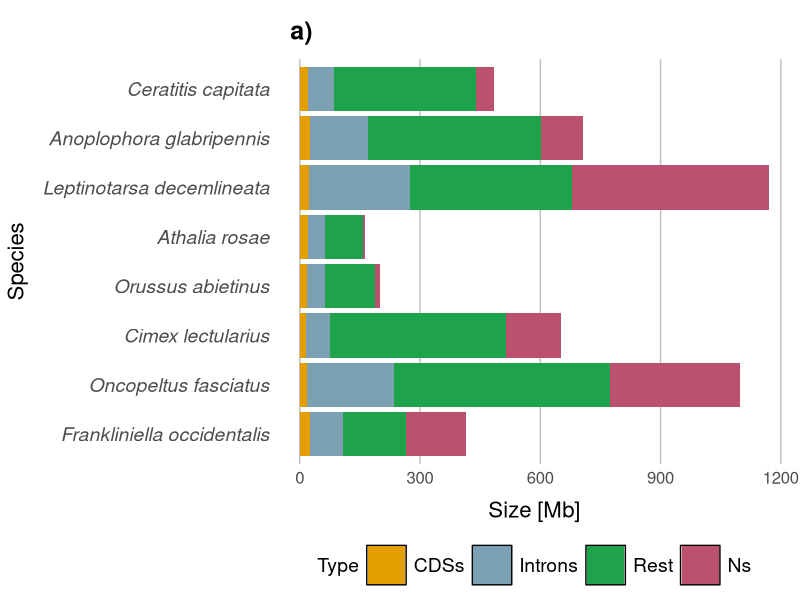
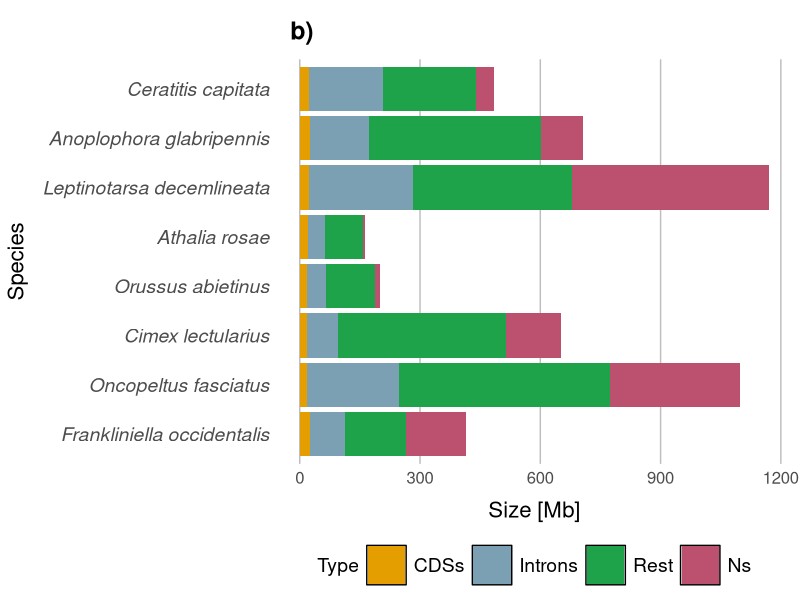

The R source for these figures, in order:
library(ggplot2)
library(scales)
library(reshape2)
library(colorspace)


#pal <- choose_palette()
#pal(4) # "#75BF00" "#B2CF9B" "#E2C19D" "#E59E00"


my_theme =   theme(plot.title   = element_text(lineheight=3, size = 18, face = "bold",
                                               margin = margin(10,10,10,10)),
                   axis.text.x  = element_text(size = 12),
                   axis.title.x = element_text(size = 16,
                                               margin = margin(10,0,0,0)),
                   axis.ticks   = element_blank(),
                   axis.text.y  = element_text(size = 14, face = 'italic'),
                   axis.title.y = element_text(size = 16,
                                               margin = margin(0,10,0,0)),
                   legend.title = element_text(size = 14),
                   legend.text  = element_text(size = 14),
                   legend.key.size = unit(10, "mm"),
                   legend.key = element_rect(fill = "white"),
                   panel.grid.minor = element_blank(),
                   panel.grid.major.y = element_blank(),
                   panel.grid.major.x = element_line(color = "grey"),
                   panel.background = element_blank()
                   #strip.text.x = element_text(size=14, face = "italic"),
                   #strip.text.y = element_text(size=14, face = "italic", angle=90)
)

Species <- c('Anoplophora glabripennis', 'Athalia rosae',
             'Ceratitis capitata', 'Cimex lectularius', 'Frankliniella occidentalis',
             'Leptinotarsa decemlineata','Orussus abietinus',
             'Oncopeltus fasciatus')

species_ordered <- c('Ceratitis capitata', # Diptera
                   'Anoplophora glabripennis', 'Leptinotarsa decemlineata', # Coleoptera
                   'Athalia rosae', 'Orussus abietinus', # Hymenoptera
                   'Cimex lectularius', 'Oncopeltus fasciatus', # Hemiptera
                   'Frankliniella occidentalis' # Thysanoptera
)
species_order <- rev(species_ordered)

a_coding <- c(24.868989,19.937322,21.613806,16.743624,25.523568,22.572267,17.701101,17.464875)
a_intron <- c(144.139225,42.001872,64.416234,58.271668,82.940358,251.974183,46.085909,218.667619)
a_ns <- c(105.28531,7.009359,44.069776,136.873524,151.997859,491.970518,14.744456,325.030201)
a_rest <- c(433.418669,94.889337,354.673677,438.603947,155.34207,403.724996,122.688868,537.530523)

m_coding <- c(25.167546,19.939996,22.299912,16.999631,26.026731,22.775638,17.669895,17.622689)
m_intron <- c(147.505534,42.326824,184.160305,77.996144,86.961327,260.816089,46.766065,228.687364)
m_ns <- c(105.28531,7.009359,44.069776,136.873524,151.997859,491.970518,14.744456,325.030201)
m_rest <- c(429.753803,94.561711,234.243499,418.623464,150.817938,394.679719,122.039918,527.352964)

a_dat <- data.frame(Species, a_coding, a_intron, a_rest, a_ns,
                    stringsAsFactors=FALSE)
m_dat <- data.frame(Species, m_coding, m_intron, m_rest, m_ns,
                   stringsAsFactors=FALSE)
a_dat$Type <- 'automatic'
m_dat$Type <- 'manual'

a_melt <- melt(a_dat, id.vars = c("Species", "Type"), measure.vars =
                  c("a_coding", "a_intron", "a_rest", "a_ns"))
m_melt <- melt(m_dat, id.vars = c("Species", "Type"), measure.vars =
                c("m_coding", "m_intron", "m_rest", "m_ns"))


a_plot <- ggplot(data=a_melt, aes(x = Species, y = value, fill = variable)) +
  geom_bar(stat="identity",
           position = position_stack(reverse=TRUE)) +
  my_theme +
  theme(legend.position = 'bottom') +
  labs(title = "a)",
       y = "Size [Mb]",
       fill = "Type") +
  #guides(fill = guide_legend(reverse=TRUE)) +
  scale_fill_manual(labels = c("CDSs", "Introns",
                               "Rest", "Ns"),
                    values = c("#E59E00", "#7B9FB3", "#1EA34B", "#BC506F")) +
  coord_flip() +
  scale_x_discrete(limits = species_order)

m_plot <- ggplot(data=m_melt, aes(x = Species, y = value, fill = variable)) +
  geom_bar(stat="identity",
           position = position_stack(reverse=TRUE)) +
  my_theme +
  theme(legend.position = 'bottom') +
  labs(title = "b)",
       y = "Size [Mb]",
       fill = "Type") +
  #guides(fill = guide_legend(reverse=TRUE)) +
  scale_fill_manual(labels = c("CDSs", "Introns",
                               "Rest", "Ns"),
                    values = c("#E59E00", "#7B9FB3", "#1EA34B", "#BC506F")) +
  coord_flip() +
  scale_x_discrete(limits = species_order)


pdf("~/Desktop/phd/02c_auto-vs-manual/Poster/ass_stats_2017-08-21.pdf", width=11, height = 5)
a_plot
m_plot
dev.off()


